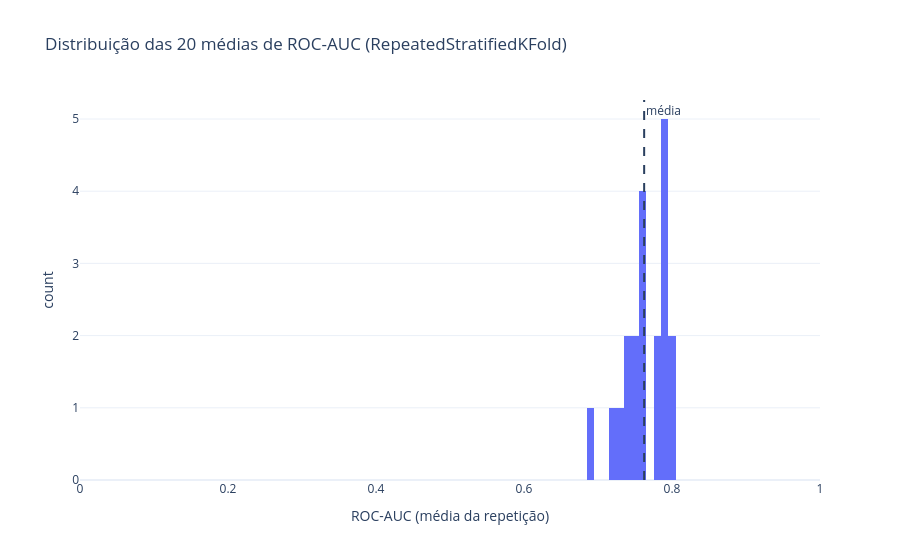

The notebook cell saved with this chart:
### Markdown cell above
### 2. Estabilidade — RepeatedStratifiedKFold (5 × 20)

Unidade de relato: **média das 20 repetições** (não o DP dos 100 folds individuais, que mistura ruído de folds pequenos). Não substitui validação externa.

### Code cell
rcv = RepeatedStratifiedKFold(
    n_splits=N_SPLITS, n_repeats=N_REPEATS, random_state=RANDOM_STATE
)
fold_scores = np.asarray(
    cross_validate(make_svm(), X, y, cv=rcv, scoring="roc_auc")["test_score"],
    dtype=float,
)
# ordem sklearn: repeat0_fold0..4, repeat1_...
repeat_means = fold_scores.reshape(N_REPEATS, N_SPLITS).mean(axis=1)

rep_summary = pd.DataFrame(
    [
        {
            "n_repeats": N_REPEATS,
            "roc_auc_mean": float(repeat_means.mean()),
            "roc_auc_std_between_repeats": float(repeat_means.std()),
            "median": float(np.median(repeat_means)),
            "min": float(repeat_means.min()),
            "max": float(repeat_means.max()),
            "fold_std_raw_100": float(fold_scores.std()),  # só referência
        }
    ]
)
print(
    f"ROC-AUC repeated CV (20 médias): "
    f"{repeat_means.mean():.3f} ± {repeat_means.std():.3f} "
    f"(intervalo {repeat_means.min():.3f}–{repeat_means.max():.3f})"
)
display(rep_summary)

fig_rep = px.histogram(
    repeat_means,
    nbins=12,
    labels={"value": "ROC-AUC (média da repetição)"},
    title="Distribuição das 20 médias de ROC-AUC (RepeatedStratifiedKFold)",
)
fig_rep.add_vline(
    x=float(repeat_means.mean()), line_dash="dash", annotation_text="média"
)
fig_rep.update_layout(template="plotly_white", showlegend=False, hovermode=False)
fig_rep.update_xaxes(range=[0, 1])
fig_rep.show(config={"displayModeBar": False})

### Figure 1 — Plotly figure (JSON) as saved in the notebook; plotly's stock layout.template omitted (floating-point values rounded to 4 significant figures)
{"data": [{"bingroup": "x", "hovertemplate": "variable=0<br>ROC-AUC (média da repetição)=%{x}<br>count=%{y}<extra></extra>", "legendgroup": "0", "marker": {"color": "#636efa", "pattern": {"shape": ""}}, "name": "0", "nbinsx": 12, "orientation": "v", "showlegend": true, "type": "histogram", "x": [0.7571, 0.7262, 0.781, 0.7476, 0.7595, 0.7357, 0.7905, 0.7619, 0.7857, 0.7881, 0.7643, 0.7476, 0.7905, 0.7357, 0.7762, 0.7167, 0.8, 0.7905, 0.8, 0.6929], "xaxis": "x", "yaxis": "y"}], "layout": {"annotations": [{"showarrow": false, "text": "média", "x": 0.7624, "xanchor": "left", "xref": "x", "y": 1, "yanchor": "top", "yref": "y domain"}], "barmode": "relative", "hovermode": false, "legend": {"title": {"text": "variable"}, "tracegroupgap": 0}, "shapes": [{"line": {"dash": "dash"}, "type": "line", "x0": 0.7624, "x1": 0.7624, "xref": "x", "y0": 0, "y1": 1, "yref": "y domain"}], "showlegend": false, "title": {"text": "Distribuição das 20 médias de ROC-AUC (RepeatedStratifiedKFold)"}, "xaxis": {"anchor": "y", "domain": [0, 1], "range": [0, 1], "title": {"text": "ROC-AUC (média da repetição)"}}, "yaxis": {"anchor": "x", "domain": [0, 1], "title": {"text": "count"}}}}
